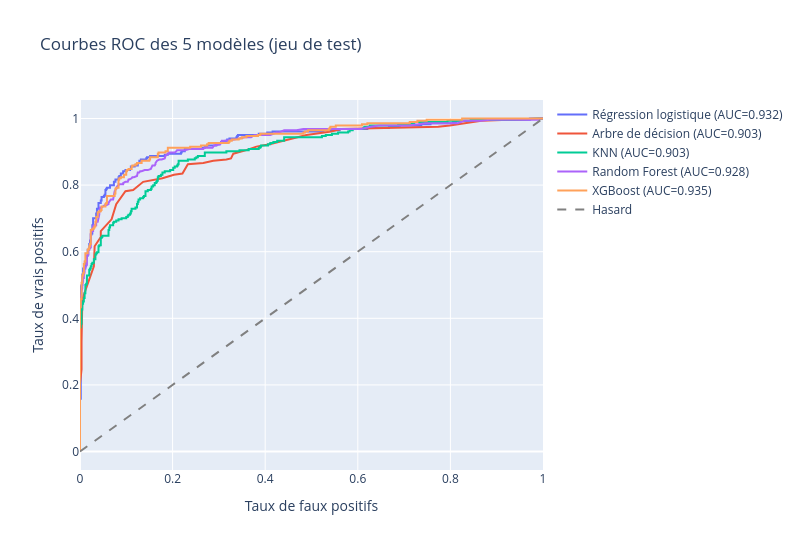

The cell this chart's notebook holds for it:
### Code cell
fig = go.Figure()
for name, p in probas.items():
    fpr, tpr, _ = roc_curve(y_test, p)
    fig.add_trace(go.Scatter(x=fpr, y=tpr, mode="lines",
                             name=f"{name} (AUC={roc_auc_score(y_test, p):.3f})"))
fig.add_trace(go.Scatter(x=[0, 1], y=[0, 1], mode="lines",
                         line=dict(dash="dash", color="gray"), name="Hasard"))
fig.update_layout(title="Courbes ROC des 5 modèles (jeu de test)",
                  xaxis_title="Taux de faux positifs", yaxis_title="Taux de vrais positifs",
                  width=800, height=550)
fig.show()

### Figure 1 — Plotly figure (JSON) as saved in the notebook; plotly's stock layout.template omitted (floating-point values rounded to 4 significant figures; data arrays with more than 128 entries replaced by an {"elided": "..."} marker saying what was removed)
{"data": [{"mode": "lines", "name": "Régression logistique (AUC=0.932)", "type": "scatter", "x": {"elided": "148 float values"}, "y": {"elided": "148 float values"}}, {"mode": "lines", "name": "Arbre de décision (AUC=0.903)", "type": "scatter", "x": [0.0, 0.0, 0.003328, 0.003328, 0.003328, 0.004992, 0.01664, 0.02995, 0.03161, 0.04493, 0.04493, 0.06822, 0.0782, 0.08985, 0.09817, 0.1148, 0.1265, 0.1364, 0.178, 0.203, 0.2213, 0.2329, 0.2662, 0.2879, 0.3161, 0.3261, 0.3311, 0.3594, 0.381, 0.4093, 0.4892, 0.5424, 0.5641, 0.7737, 0.7987, 0.8669, 1.0], "y": [0.0, 0.2042, 0.2465, 0.2606, 0.3275, 0.4577, 0.507, 0.5563, 0.6162, 0.6444, 0.662, 0.6972, 0.743, 0.7641, 0.7817, 0.7852, 0.7993, 0.8099, 0.8204, 0.831, 0.8345, 0.8627, 0.8662, 0.8732, 0.8768, 0.8803, 0.8944, 0.9049, 0.9155, 0.9225, 0.9507, 0.9613, 0.9683, 0.9754, 0.9789, 0.993, 1.0]}, {"mode": "lines", "name": "KNN (AUC=0.903)", "type": "scatter", "x": {"elided": "193 float values"}, "y": {"elided": "193 float values"}}, {"mode": "lines", "name": "Random Forest (AUC=0.928)", "type": "scatter", "x": {"elided": "177 float values"}, "y": {"elided": "177 float values"}}, {"mode": "lines", "name": "XGBoost (AUC=0.935)", "type": "scatter", "x": {"elided": "144 float values"}, "y": {"elided": "144 float values"}}, {"line": {"color": "gray", "dash": "dash"}, "mode": "lines", "name": "Hasard", "type": "scatter", "x": [0, 1], "y": [0, 1]}], "layout": {"height": 550, "title": {"text": "Courbes ROC des 5 modèles (jeu de test)"}, "width": 800, "xaxis": {"title": {"text": "Taux de faux positifs"}}, "yaxis": {"title": {"text": "Taux de vrais positifs"}}}}
